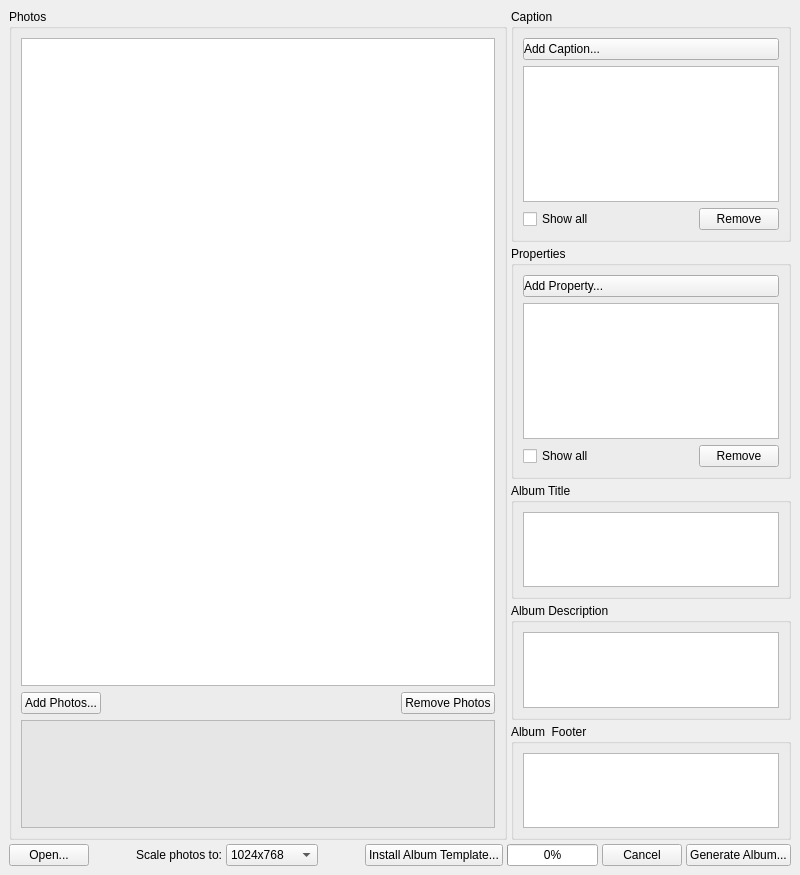
<?xml version="1.0" encoding="UTF-8"?>
<ui version="4.0">
 <class>MainWindow</class>
 <widget class="QMainWindow" name="MainWindow">
  <property name="geometry">
   <rect>
    <x>0</x>
    <y>0</y>
    <width>800</width>
    <height>875</height>
   </rect>
  </property>
  <property name="windowTitle">
   <string>Photo Album Generator</string>
  </property>
  <property name="windowIcon">
   <iconset theme="insert-image">
    <normaloff/>
   </iconset>
  </property>
  <widget class="QWidget" name="centralwidget">
   <layout class="QVBoxLayout" name="verticalLayout_9" stretch="1,0">
    <property name="spacing">
     <number>4</number>
    </property>
    <item>
     <layout class="QHBoxLayout" name="horizontalLayout" stretch="2,0">
      <item>
       <widget class="QGroupBox" name="groupBox">
        <property name="autoFillBackground">
         <bool>false</bool>
        </property>
        <property name="styleSheet">
         <string notr="true"/>
        </property>
        <property name="title">
         <string>Photos</string>
        </property>
        <property name="alignment">
         <set>Qt::AlignLeading|Qt::AlignLeft|Qt::AlignTop</set>
        </property>
        <layout class="QVBoxLayout" name="verticalLayout_6" stretch="6,0,1">
         <item>
          <widget class="QListWidget" name="photosList">
           <property name="toolTip">
            <string>Photos to include in the album.</string>
           </property>
           <property name="styleSheet">
            <string notr="true">QListWidget::item {padding: 2px}</string>
           </property>
           <property name="dragEnabled">
            <bool>true</bool>
           </property>
           <property name="dragDropMode">
            <enum>QAbstractItemView::InternalMove</enum>
           </property>
           <property name="selectionMode">
            <enum>QAbstractItemView::ExtendedSelection</enum>
           </property>
          </widget>
         </item>
         <item>
          <layout class="QHBoxLayout" name="horizontalLayout_4" stretch="0,1,0">
           <item>
            <widget class="QPushButton" name="addPhotosButton">
             <property name="text">
              <string>Add Photos...</string>
             </property>
             <property name="icon">
              <iconset theme="list-add">
               <normaloff/>
              </iconset>
             </property>
            </widget>
           </item>
           <item>
            <spacer name="horizontalSpacer_7">
             <property name="orientation">
              <enum>Qt::Horizontal</enum>
             </property>
             <property name="sizeHint" stdset="0">
              <size>
               <width>40</width>
               <height>20</height>
              </size>
             </property>
            </spacer>
           </item>
           <item>
            <widget class="QPushButton" name="removePhotosButton">
             <property name="toolTip">
              <string>Remove the selected photos from the album.</string>
             </property>
             <property name="text">
              <string>Remove Photos</string>
             </property>
             <property name="icon">
              <iconset theme="list-remove">
               <normaloff/>
              </iconset>
             </property>
            </widget>
           </item>
          </layout>
         </item>
         <item>
          <widget class="QTextEdit" name="photoProperties">
           <property name="palette">
            <palette>
             <active>
              <colorrole role="Base">
               <brush brushstyle="SolidPattern">
                <color alpha="255">
                 <red>230</red>
                 <green>230</green>
                 <blue>230</blue>
                </color>
               </brush>
              </colorrole>
             </active>
             <inactive>
              <colorrole role="Base">
               <brush brushstyle="SolidPattern">
                <color alpha="255">
                 <red>230</red>
                 <green>230</green>
                 <blue>230</blue>
                </color>
               </brush>
              </colorrole>
             </inactive>
             <disabled>
              <colorrole role="Base">
               <brush brushstyle="SolidPattern">
                <color alpha="255">
                 <red>244</red>
                 <green>244</green>
                 <blue>244</blue>
                </color>
               </brush>
              </colorrole>
             </disabled>
            </palette>
           </property>
           <property name="tabChangesFocus">
            <bool>true</bool>
           </property>
           <property name="undoRedoEnabled">
            <bool>false</bool>
           </property>
           <property name="readOnly">
            <bool>true</bool>
           </property>
          </widget>
         </item>
        </layout>
       </widget>
      </item>
      <item>
       <layout class="QVBoxLayout" name="verticalLayout_8" stretch="2,2,1,1,1">
        <item>
         <widget class="QGroupBox" name="groupBox_2">
          <property name="title">
           <string>Caption</string>
          </property>
          <layout class="QVBoxLayout" name="verticalLayout" stretch="0,1,0">
           <item>
            <widget class="QPushButton" name="addCaptionButton">
             <property name="toolTip">
              <string>Add a field to the photos' captions.</string>
             </property>
             <property name="styleSheet">
              <string notr="true">QPushButton{text-align: left;} QPushButton::menu-indicator{subcontrol-position: right center; left: -10px;}</string>
             </property>
             <property name="text">
              <string>Add Caption...</string>
             </property>
             <property name="icon">
              <iconset theme="list-add">
               <normaloff/>
              </iconset>
             </property>
            </widget>
           </item>
           <item>
            <widget class="QListWidget" name="descriptionsList">
             <property name="toolTip">
              <string>Fields comprising the photos' captions.</string>
             </property>
             <property name="dragEnabled">
              <bool>true</bool>
             </property>
             <property name="dragDropMode">
              <enum>QAbstractItemView::InternalMove</enum>
             </property>
             <property name="selectionMode">
              <enum>QAbstractItemView::ExtendedSelection</enum>
             </property>
            </widget>
           </item>
           <item>
            <layout class="QHBoxLayout" name="horizontalLayout_2" stretch="0,1,0">
             <item>
              <widget class="QCheckBox" name="showAllDescriptionsFlag">
               <property name="toolTip">
                <string>Show all caption fields, not just the ones present in every selected photo.</string>
               </property>
               <property name="text">
                <string>Show all</string>
               </property>
              </widget>
             </item>
             <item>
              <spacer name="horizontalSpacer_5">
               <property name="orientation">
                <enum>Qt::Horizontal</enum>
               </property>
               <property name="sizeHint" stdset="0">
                <size>
                 <width>40</width>
                 <height>20</height>
                </size>
               </property>
              </spacer>
             </item>
             <item>
              <widget class="QPushButton" name="removeDescriptionsButton">
               <property name="toolTip">
                <string>Remove the selected fields the from photos' captions.</string>
               </property>
               <property name="text">
                <string>Remove</string>
               </property>
               <property name="icon">
                <iconset theme="list-remove">
                 <normaloff/>
                </iconset>
               </property>
              </widget>
             </item>
            </layout>
           </item>
          </layout>
         </widget>
        </item>
        <item>
         <widget class="QGroupBox" name="groupBox_3">
          <property name="title">
           <string>Properties</string>
          </property>
          <layout class="QVBoxLayout" name="verticalLayout_3" stretch="0,1,0">
           <item>
            <widget class="QPushButton" name="addPropertyButton">
             <property name="toolTip">
              <string>Add a field to the photos' properties.</string>
             </property>
             <property name="styleSheet">
              <string notr="true">QPushButton{text-align: left;} QPushButton::menu-indicator{subcontrol-position: right center; left: -10px;} QMenu {menu-scrollable: 1;}</string>
             </property>
             <property name="text">
              <string>Add Property...</string>
             </property>
             <property name="icon">
              <iconset theme="list-add">
               <normaloff/>
              </iconset>
             </property>
            </widget>
           </item>
           <item>
            <widget class="QListWidget" name="propertiesList">
             <property name="toolTip">
              <string>Fields comprising the photos' properties.</string>
             </property>
             <property name="dragEnabled">
              <bool>true</bool>
             </property>
             <property name="dragDropMode">
              <enum>QAbstractItemView::InternalMove</enum>
             </property>
             <property name="selectionMode">
              <enum>QAbstractItemView::ExtendedSelection</enum>
             </property>
            </widget>
           </item>
           <item>
            <layout class="QHBoxLayout" name="horizontalLayout_3" stretch="0,1,0">
             <item>
              <widget class="QCheckBox" name="showAllPropertiesFlag">
               <property name="toolTip">
                <string>Show all property fields, not just the ones present in every selected photo.</string>
               </property>
               <property name="text">
                <string>Show all</string>
               </property>
              </widget>
             </item>
             <item>
              <spacer name="horizontalSpacer_6">
               <property name="orientation">
                <enum>Qt::Horizontal</enum>
               </property>
               <property name="sizeHint" stdset="0">
                <size>
                 <width>40</width>
                 <height>20</height>
                </size>
               </property>
              </spacer>
             </item>
             <item>
              <widget class="QPushButton" name="removePropertiesButton">
               <property name="toolTip">
                <string>Remove the selected fields from the photos' properties.</string>
               </property>
               <property name="text">
                <string>Remove</string>
               </property>
               <property name="icon">
                <iconset theme="list-remove">
                 <normaloff/>
                </iconset>
               </property>
              </widget>
             </item>
            </layout>
           </item>
          </layout>
         </widget>
        </item>
        <item>
         <widget class="QGroupBox" name="groupBox_4">
          <property name="title">
           <string>Album Title</string>
          </property>
          <layout class="QVBoxLayout" name="verticalLayout_4" stretch="0">
           <item>
            <widget class="QPlainTextEdit" name="titleText">
             <property name="toolTip">
              <string>The album title.</string>
             </property>
             <property name="tabChangesFocus">
              <bool>true</bool>
             </property>
            </widget>
           </item>
          </layout>
         </widget>
        </item>
        <item>
         <widget class="QGroupBox" name="groupBox_6">
          <property name="title">
           <string>Album Description</string>
          </property>
          <layout class="QVBoxLayout" name="verticalLayout_2">
           <item>
            <widget class="QPlainTextEdit" name="descriptionText">
             <property name="tabChangesFocus">
              <bool>true</bool>
             </property>
            </widget>
           </item>
          </layout>
         </widget>
        </item>
        <item>
         <widget class="QGroupBox" name="groupBox_5">
          <property name="title">
           <string>Album  Footer</string>
          </property>
          <layout class="QVBoxLayout" name="verticalLayout_5">
           <item>
            <widget class="QPlainTextEdit" name="footerText">
             <property name="toolTip">
              <string>The album footer.</string>
             </property>
             <property name="tabChangesFocus">
              <bool>true</bool>
             </property>
            </widget>
           </item>
          </layout>
         </widget>
        </item>
       </layout>
      </item>
     </layout>
    </item>
    <item>
     <layout class="QHBoxLayout" name="horizontalLayout_5">
      <item>
       <widget class="QPushButton" name="openAlbumButton">
        <property name="toolTip">
         <string>Open an existing album.</string>
        </property>
        <property name="text">
         <string>Open...</string>
        </property>
        <property name="icon">
         <iconset theme="document-open">
          <normaloff/>
         </iconset>
        </property>
       </widget>
      </item>
      <item>
       <spacer name="horizontalSpacer_2">
        <property name="orientation">
         <enum>Qt::Horizontal</enum>
        </property>
        <property name="sizeHint" stdset="0">
         <size>
          <width>40</width>
          <height>20</height>
         </size>
        </property>
       </spacer>
      </item>
      <item>
       <widget class="QLabel" name="label">
        <property name="text">
         <string>Scale photos to:</string>
        </property>
       </widget>
      </item>
      <item>
       <widget class="QComboBox" name="photoSizeButton">
        <property name="toolTip">
         <string>Set the resolution for photos in the album.</string>
        </property>
        <property name="currentIndex">
         <number>2</number>
        </property>
        <item>
         <property name="text">
          <string>1600x1200</string>
         </property>
        </item>
        <item>
         <property name="text">
          <string>1280x960</string>
         </property>
        </item>
        <item>
         <property name="text">
          <string>1024x768</string>
         </property>
        </item>
        <item>
         <property name="text">
          <string>800x600</string>
         </property>
        </item>
        <item>
         <property name="text">
          <string>640x480</string>
         </property>
        </item>
       </widget>
      </item>
      <item>
       <spacer name="horizontalSpacer">
        <property name="orientation">
         <enum>Qt::Horizontal</enum>
        </property>
        <property name="sizeHint" stdset="0">
         <size>
          <width>40</width>
          <height>20</height>
         </size>
        </property>
       </spacer>
      </item>
      <item>
       <widget class="QPushButton" name="installTemplateButton">
        <property name="text">
         <string>Install Album Template...</string>
        </property>
        <property name="icon">
         <iconset theme="insert-image"/>
        </property>
       </widget>
      </item>
      <item>
       <widget class="QProgressBar" name="progressBar">
        <property name="enabled">
         <bool>true</bool>
        </property>
        <property name="value">
         <number>0</number>
        </property>
       </widget>
      </item>
      <item>
       <widget class="QPushButton" name="cancelButton">
        <property name="toolTip">
         <string>Cancel the current action.</string>
        </property>
        <property name="text">
         <string>Cancel</string>
        </property>
        <property name="icon">
         <iconset theme="process-stop">
          <normaloff/>
         </iconset>
        </property>
       </widget>
      </item>
      <item>
       <widget class="QPushButton" name="generateAlbumButton">
        <property name="toolTip">
         <string>Generate a photo album.</string>
        </property>
        <property name="text">
         <string>Generate Album...</string>
        </property>
        <property name="icon">
         <iconset theme="dialog-ok">
          <normaloff/>
         </iconset>
        </property>
       </widget>
      </item>
     </layout>
    </item>
   </layout>
  </widget>
 </widget>
 <resources/>
 <connections/>
 <slots>
  <slot>_removePhotos2()</slot>
 </slots>
</ui>
